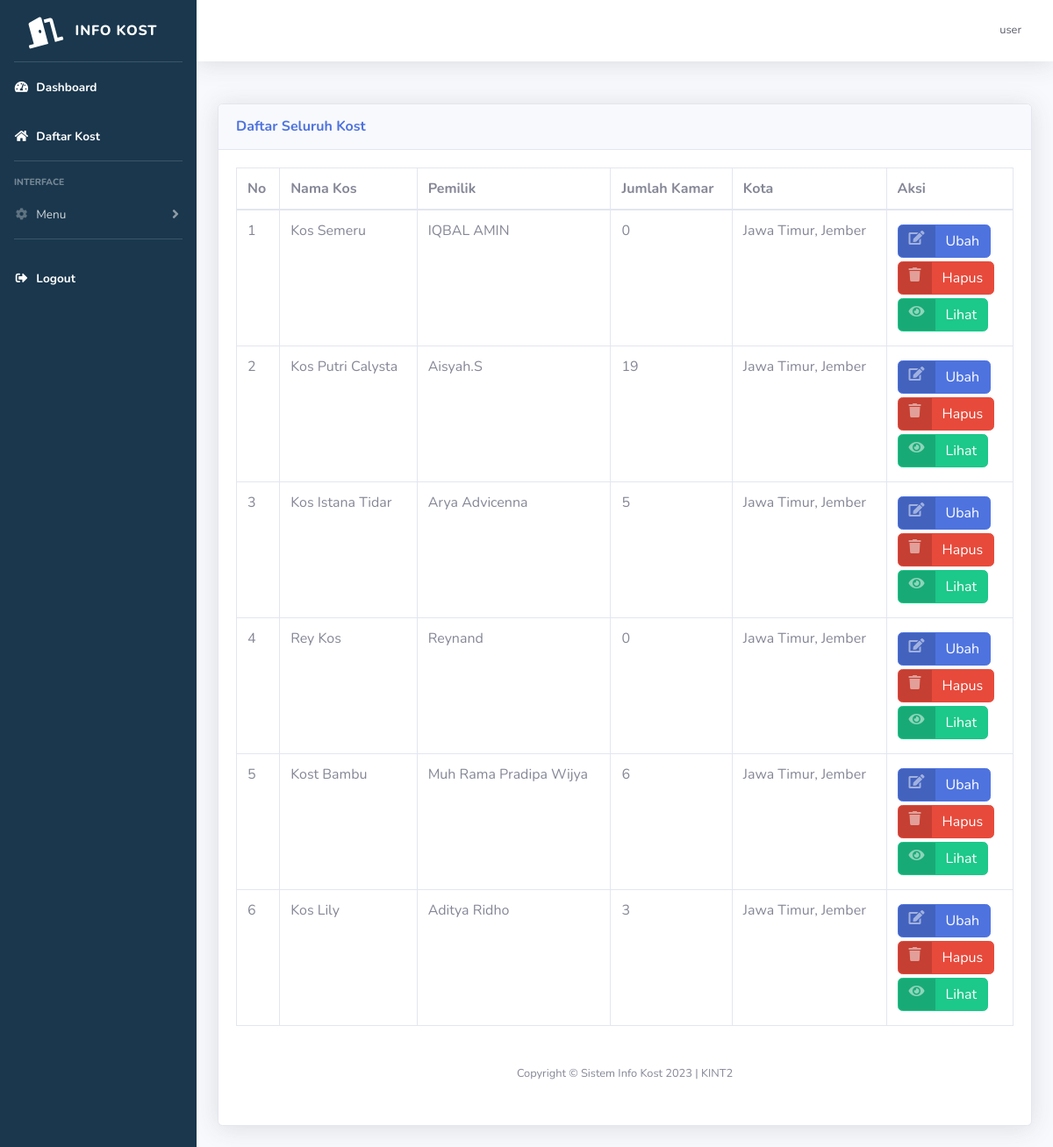
Before: /kost/kost_manage.php (signed in) with the older database file.
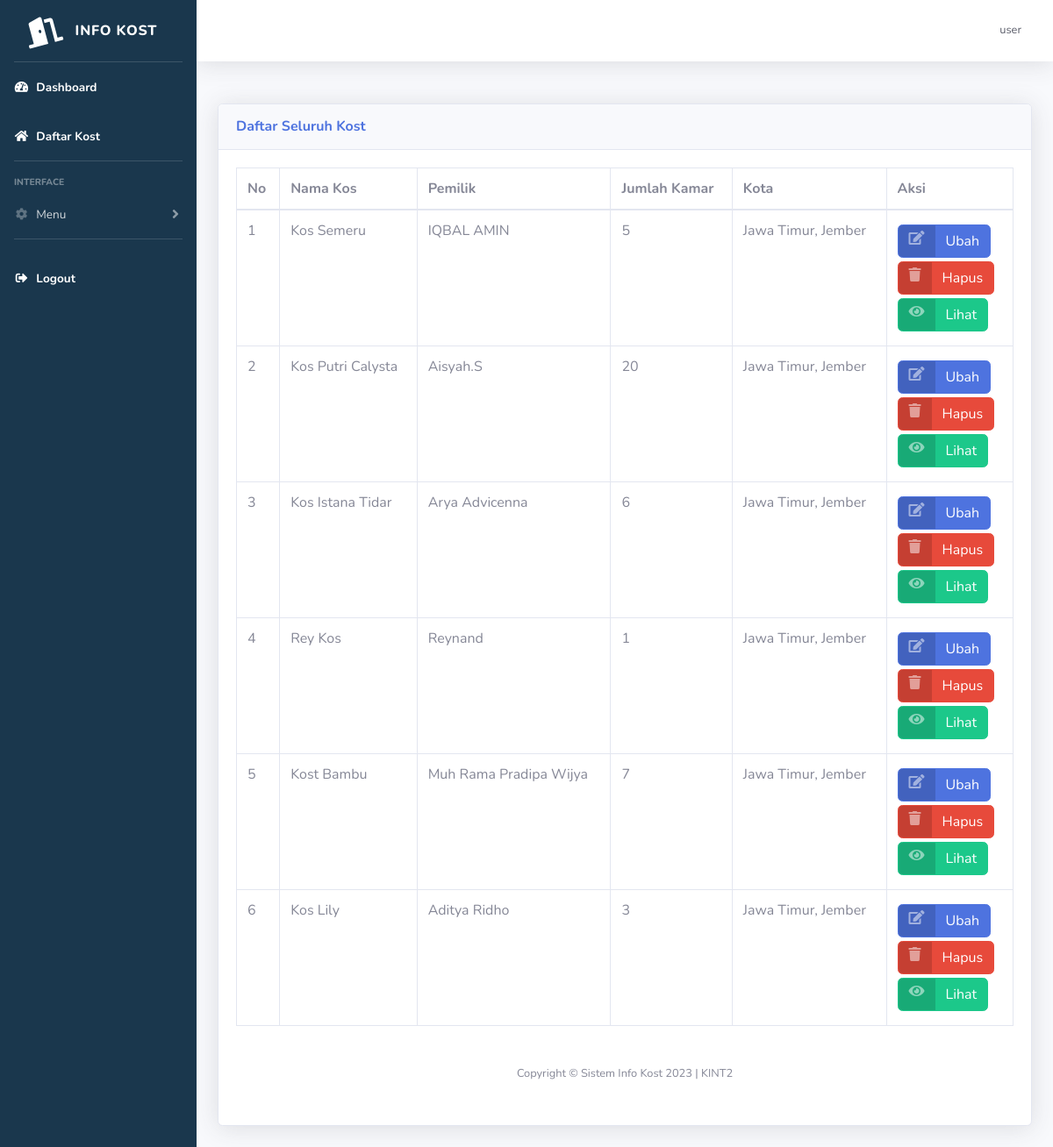
After: the same page with the newer database file.
### tables this page shows
CREATE TABLE `kost` (
  `id_kost` int(11) NOT NULL,
  `nama_kost` varchar(255) NOT NULL,
  `tipe_kost` varchar(255) NOT NULL,
  `jenis_kost` varchar(255) NOT NULL,
  `jumlah_kamar` int(11) NOT NULL,
  `tanggal_tagih` date NOT NULL,
  `nama_pemilik` text NOT NULL,
  `nama_bank` text NOT NULL,
  `no_rekening` int(11) NOT NULL,
  `foto_bangunan_utama` varchar(255) NOT NULL,
  `foto_kamar` varchar(255) NOT NULL,
  `foto_kamar_mandi` varchar(255) NOT NULL,
  `foto_interior` varchar(255) NOT NULL,
  `provinsi` varchar(25) NOT NULL,
  `kota` varchar(25) NOT NULL,
  `kecamatan` varchar(25) NOT NULL,
  `kelurahan` varchar(25) NOT NULL,
  `alamat` varchar(255) NOT NULL,
  `harga_sewa` int(11) NOT NULL,
  `kontak` varchar(255) NOT NULL,
  `deskripsi` text NOT NULL,
  `id_pemilik` int(11) NOT NULL,
  `fasilitas_kost` text NOT NULL
);

CREATE TABLE `user` (
  `id` int(11) NOT NULL,
  `nama_lengkap` varchar(255) NOT NULL,
  `email` varchar(255) NOT NULL,
  `username` varchar(255) NOT NULL,
  `password` varchar(255) NOT NULL,
  `no_hp` varchar(255) NOT NULL,
  `foto_ktp` varchar(255) NOT NULL,
  `foto_profil` text NOT NULL,
  `roles` int(11) NOT NULL,
  `id_kost_saya` int(11) NOT NULL
);

### kost/kost_manage.php (the view, shortened to what this page needs)
<?php
include('includes/header.php');
$data = mysqli_query($koneksi, "SELECT * FROM kost INNER JOIN user WHERE kost.id_pemilik=user.id");
?>
<div class="container-fluid">
    <div class="card shadow mb-4">
    <div class="card-header py-3">
        <h6 class="m-0 font-weight-bold text-primary">Daftar Seluruh Kost</h6>
    </div>
    <div class="card-body">
        <div class="table-responsive">
        <table class="table table-bordered" id="dataTable" width="100%" cellspacing="0">
            <thead>
            <tr>
                <th>No</th>
                <th>Nama Kos</th>
                <th>Pemilik</th>
                <th>Jumlah Kamar</th>
                <th>Kota</th>
                <th>Aksi</th>
            </tr>
            </thead>
        <tbody>
            <?php
            $n = 0;
            while ($d = mysqli_fetch_array($data)) {
                $n++;
            ?>
                <tr class="">
                    <td><?php echo $n ?></td>
                    <td><?php echo $d['nama_kost'] ?></td>
                    <td><?php echo $d['nama_lengkap'] ?></td>
                    <td><?php echo $d['jumlah_kamar'] ?></td>
                    <td><?php echo $d['provinsi'] . ", " . $d['kota'] ?></td>
                    <td>
                    <div class="my-1">
                        <a href="properti_edit.php?id_kost=<?php echo $d['id_kost'] ?>" class="btn btn-primary btn-icon-split">
                        <span class="icon text-white-50">
                            <i class="fas fa-edit"></i>
                        </span>
                        <span class="text">Ubah</span>
                        </a>
                    </div>
                    <div class="my-1">
                        <a href="php/hapus.php?id_kost=<?php echo $d['id_kost'] ?>" class="btn btn-danger btn-icon-split">
                        <span class="icon text-white-50">
                            <i class="fas fa-trash"></i>
                        </span>
                        <span class="text">Hapus</span>
                        </a>
                    </div>
                    <div class="my-1">
                        <a href="detail_properti.php?id_kost=<?php echo $d['id_kost'] ?>" class="btn btn-success btn-icon-split">
                        <span class="icon text-white-50">
                            <i class="fas fa-eye"></i>
                        </span>
                        <span class="text">Lihat</span>
                        </a>
                    </div>
                    </td>
                </tr>
            <?php } ?>
        </tbody>
    </table>
</div>
<?php
include('includes/footer.php');
?>

Changed rows visible on the page:
changed kost "Kos Semeru": jumlah_kamar "0" → "5"
changed kost "Kos Putri Calysta": jumlah_kamar "19" → "20"
changed kost "Kos Istana Tidar": jumlah_kamar "5" → "6"
changed kost "Rey Kos": jumlah_kamar "0" → "1"
changed kost "Kost Bambu": jumlah_kamar "6" → "7"
